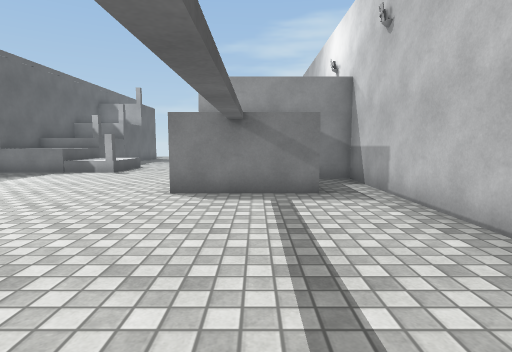
View 1 (above)

24 first-person views from a walk through a scene from a Unity 3-D project. The camera is 1.2 m above the floor, tilts 6° down and sees 80° across. The floor is counted in squares, 1 m on a side. Each view is taken from the middle of a square. On the plan, view 1 faces up. The plan holds only what a view shows up to about 13 squares ahead; the rest is blank. The place goes on beyond the plan. The player is left out. Surface patterns are stand-ins for the level's own textures.

View 2
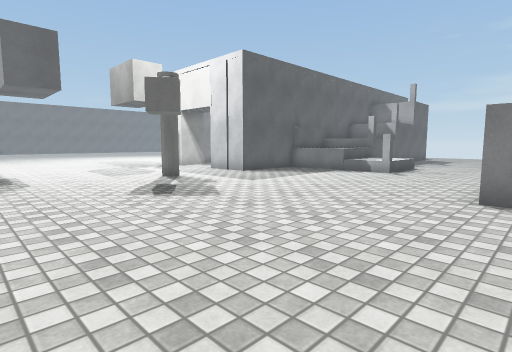

View 3
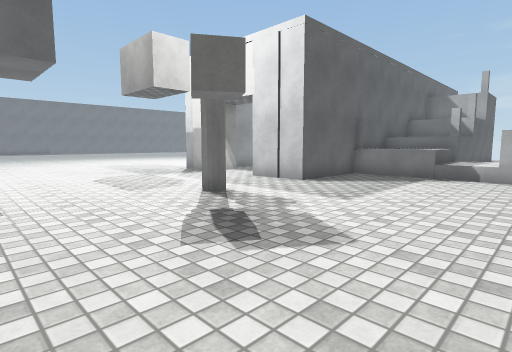

View 4
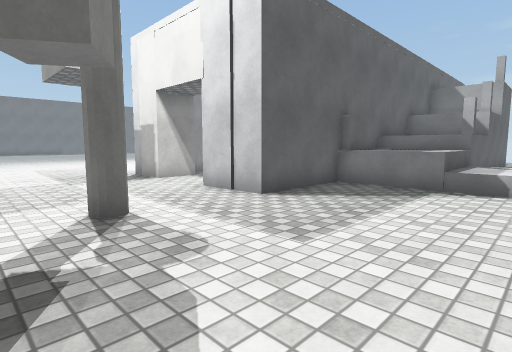

View 5
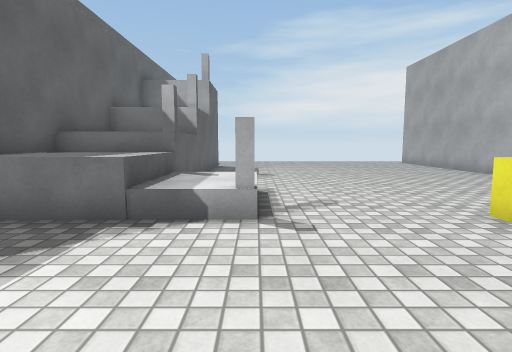

View 6
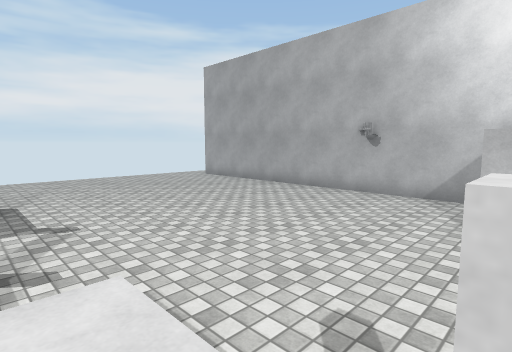

View 7
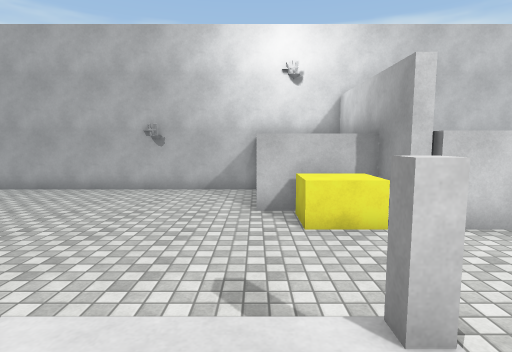

View 8
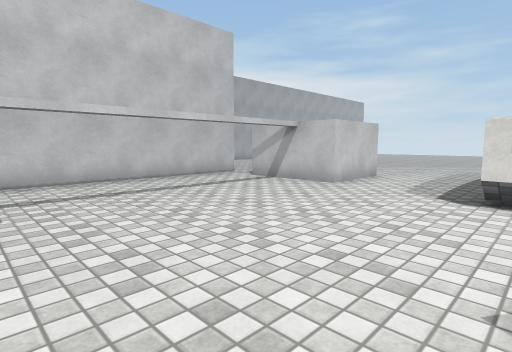

View 9
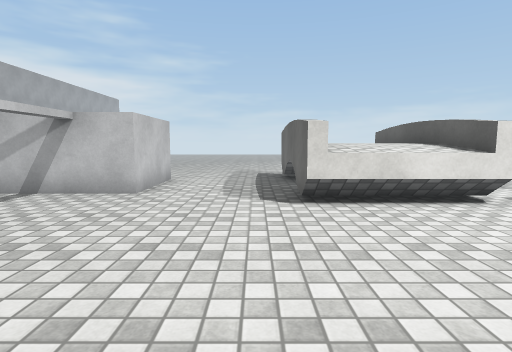

View 10
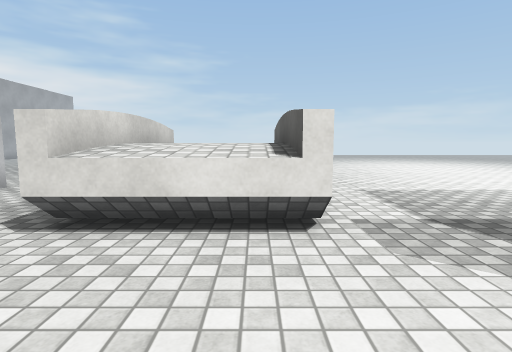

View 11
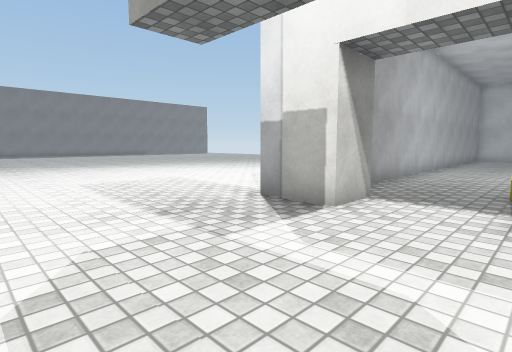

View 12
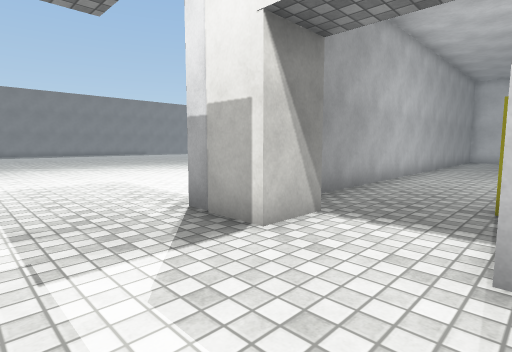

View 13
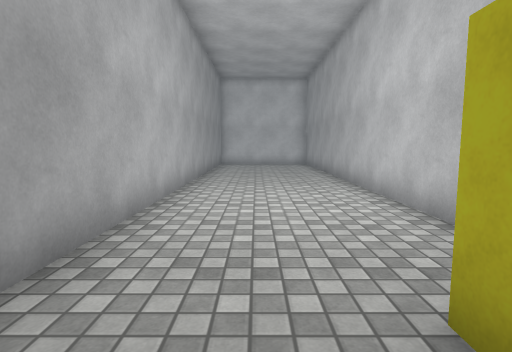

View 14
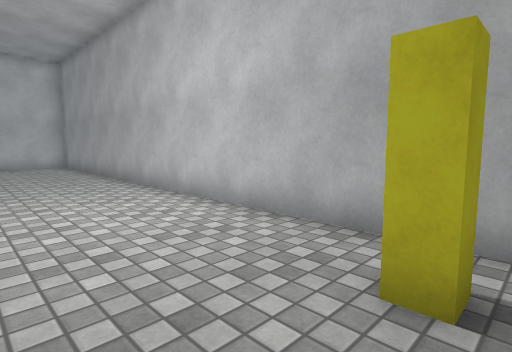

View 15
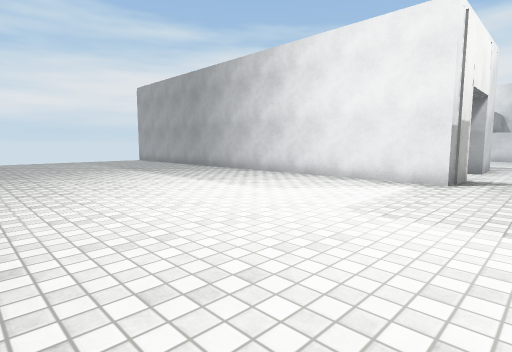

View 16
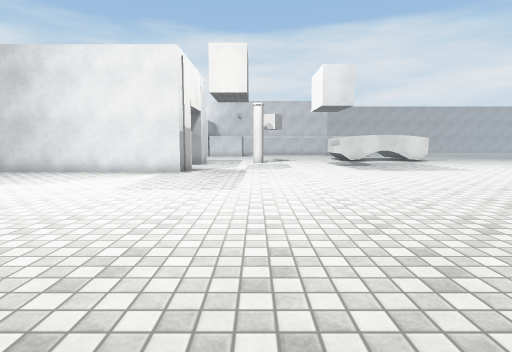

View 17
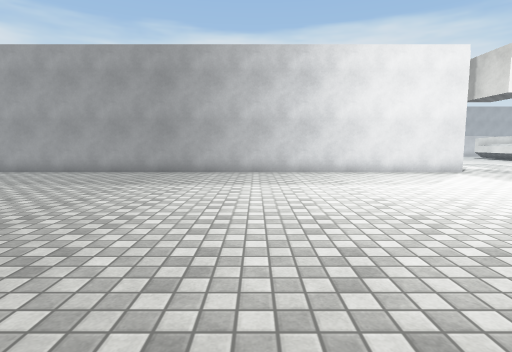

View 18
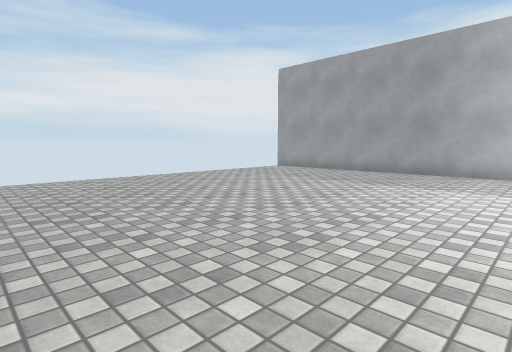

View 19
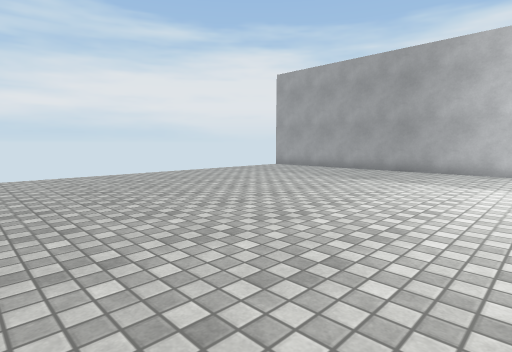

View 20
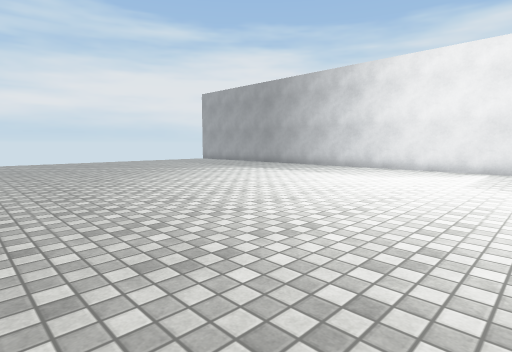

View 21
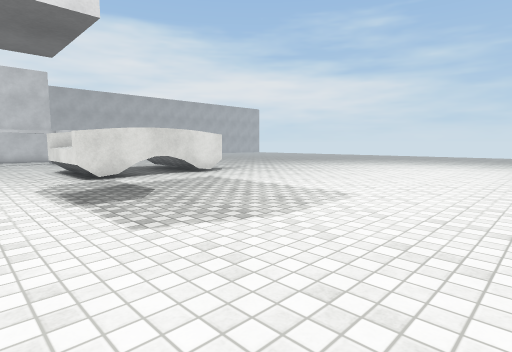

View 22
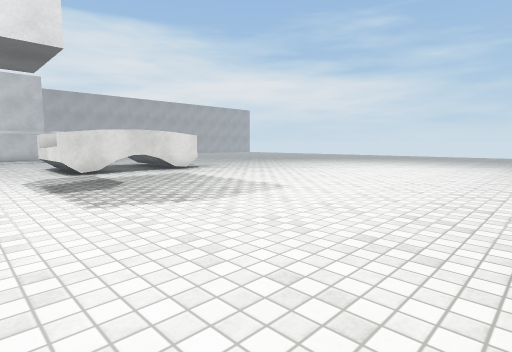

View 23
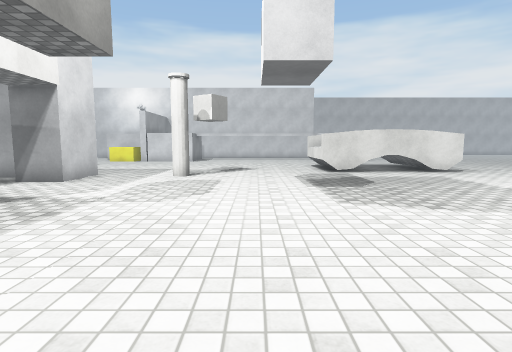

View 24
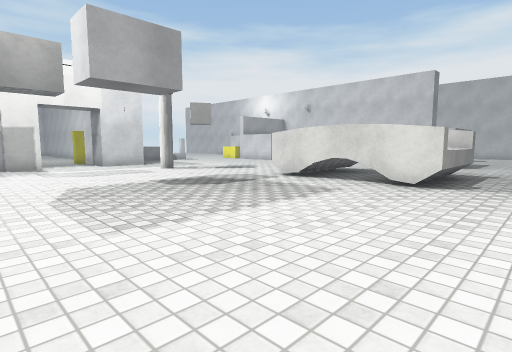

### Floor plan
Key: @ floor where view 1 was taken; # wall or solid block; x gap in a wall; . main floor; : floor 1 m higher than the main floor; / step, stairs or slope; ^ raised ledge; P pillar; B yellow block.
Columns run from 33 left of view 1 to 3 right of it. Each row starts with its distance up from view 1.
 28   .........   .#           ...
 27   .......... ..#  ...#     ....
 26   .............#  ...#     .....
 25   .............#  ...#     ......
 24   .............##....#     .......  #
 23  ..............##....#     .........#
 22  ..............##....#     .........#
 21  ..............##....#   # .........#
 20  ..............##....#   # .........#
 19  ..............##....##^^#..........#
 18  ..............##....##   ..........#
 17  ..............##....##   ..........#
 16  ..............##....##  #//........#
 15  ..............##....##::///........#
 14 ...............##....##::///.....^^^#
 13 ...............##...x##:://#...BB^
 12 ...............##....##........BB^
 11 ...............###..###........######
 10 ...............###..###........^   .#
  9  ..............###..###........^   .#
  8 . .............................^   .#
  7     ............................###.#
  6   . .................PP.............#
  5     ................................#
  4     ................................#
  3      ...............................#
  2       ..............................#
  1        .............................#
  0          ..............#^^^^.....@..#
 -1           .............#^^^^...#^^^.#
 -2           .............#^^^^...^
 -3           .............#^^^^...^
 -4            ............#   ^...^
 -5            ............#   ^....
 -6            ............#^^^^....
 -7            .....................
 -8            ...........      ..

Where each view was taken, in squares from view 1:
view 1: 0 up, 0 right, facing up
view 2: 0 up, 1 left, facing up-left
view 3: 1 up, 5 left, facing up-left
view 4: 4 up, 6 left, facing up-left
view 5: 8 up, 6 left, facing up
view 6: 13 up, 7 left, facing up-right
view 7: 14 up, 8 left, facing right
view 8: 7 up, 7 left, facing down-right
view 9: 6 up, 5 left, facing down
view 10: 4 up, 9 left, facing down
view 11: 4 up, 13 left, facing up-left
view 12: 6 up, 13 left, facing up-left
view 13: 11 up, 15 left, facing up
view 14: 12 up, 16 left, facing up-right
view 15: 7 up, 28 left, facing up-right
view 16: 6 up, 31 left, facing right
view 17: 18 up, 31 left, facing right
view 18: 18 up, 31 left, facing up-right
view 19: 17 up, 32 left, facing up-right
view 20: 8 up, 33 left, facing up-right
view 21: 3 up, 21 left, facing down-right
view 22: 3 up, 23 left, facing down-right
view 23: 3 up, 23 left, facing right
view 24: 8 down, 19 left, facing up-right
